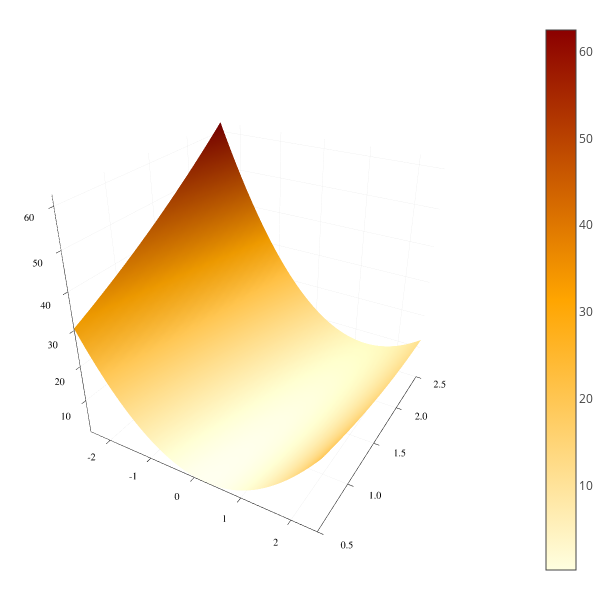

The notebook cell this image was saved under:
### Markdown cell above
Consider the bivariate function
$$
f(x, y) = 4x^2 - 4xy + 2y^2
$$

### Code cell
f1(x) = 4x[1]*(x[1]-x[2])+2*x[2]*x[2]

default(size=(600,600), fc=:heat)
x, y = -2.5:0.1:2.5, 0.5:0.1:2.5
z = Surface((x,y)->f1([x,y]), x, y)
surface(x,y,z)

### Figure 1 — Plotly figure (JSON) as saved in the notebook; plotly's stock layout.template omitted (floating-point values rounded to 4 significant figures; data arrays with more than 128 entries replaced by an {"elided": "..."} marker saying what was removed)
{"data": [{"colorbar": {"title": ""}, "colorscale": [[0, "rgba(255, 255, 224, 1.000)"], [0.5, "rgba(255, 165, 0, 1.000)"], [1, "rgba(139, 0, 0, 1.000)"]], "name": "y1", "opacity": null, "showlegend": false, "showscale": true, "type": "surface", "x": [-2.5, -2.4, -2.3, -2.2, -2.1, -2, -1.9, -1.8, -1.7, -1.6, -1.5, -1.4, -1.3, -1.2, -1.1, -1, -0.9, -0.8, -0.7, -0.6, -0.5, -0.4, -0.3, -0.2, -0.1, 0, 0.1, 0.2, 0.3, 0.4, 0.5, 0.6, 0.7, 0.8, 0.9, 1, 1.1, 1.2, 1.3, 1.4, 1.5, 1.6, 1.7, 1.8, 1.9, 2, 2.1, 2.2, 2.3, 2.4, 2.5], "xaxis": "x1", "y": [0.5, 0.6, 0.7, 0.8, 0.9, 1, 1.1, 1.2, 1.3, 1.4, 1.5, 1.6, 1.7, 1.8, 1.9, 2, 2.1, 2.2, 2.3, 2.4, 2.5], "yaxis": "y1", "z": {"elided": "21x51 float values"}, "zmax": 62.5, "zmin": 0.26}], "layout": {"annotations": [], "height": 600, "legend": {"bgcolor": "rgba(255, 255, 255, 1.000)", "bordercolor": "rgba(0, 0, 0, 1.000)", "font": {"color": "rgba(0, 0, 0, 1.000)", "family": "sans-serif", "size": 11}, "tracegroupgap": 0, "x": 1, "y": 1}, "margin": {"b": 20, "l": 0, "r": 0, "t": 20}, "paper_bgcolor": "rgba(255, 255, 255, 1.000)", "plot_bgcolor": "rgba(255, 255, 255, 1.000)", "scene": {"camera": {"eye": {"x": 1.126, "y": -1.95, "z": 1.3}}, "xaxis": {"anchor": "y1", "domain": [0.05101, 0.9934], "gridcolor": "rgba(0, 0, 0, 0.100)", "gridwidth": 0.5, "linecolor": "rgba(0, 0, 0, 1.000)", "mirror": false, "range": [-2.5, 2.5], "showgrid": true, "showline": true, "showticklabels": true, "tickangle": 0, "tickcolor": "rgb(0, 0, 0)", "tickfont": {"color": "rgba(0, 0, 0, 1.000)", "family": "sans-serif", "size": 11}, "tickmode": "array", "ticks": "inside", "ticktext": ["-2", "-1", "0", "1", "2"], "tickvals": [-2, -1, 0, 1, 2], "title": "", "titlefont": {"color": "rgba(0, 0, 0, 1.000)", "family": "sans-serif", "size": 15}, "type": "-", "visible": true, "zeroline": false, "zerolinecolor": "rgba(0, 0, 0, 1.000)"}, "yaxis": {"anchor": "x1", "domain": [0.02508, 0.9934], "gridcolor": "rgba(0, 0, 0, 0.100)", "gridwidth": 0.5, "linecolor": "rgba(0, 0, 0, 1.000)", "mirror": false, "range": [0.5, 2.5], "showgrid": true, "showline": true, "showticklabels": true, "tickangle": 0, "tickcolor": "rgb(0, 0, 0)", "tickfont": {"color": "rgba(0, 0, 0, 1.000)", "family": "sans-serif", "size": 11}, "tickmode": "array", "ticks": "inside", "ticktext": ["0.5", "1.0", "1.5", "2.0", "2.5"], "tickvals": [0.5, 1, 1.5, 2, 2.5], "title": "", "titlefont": {"color": "rgba(0, 0, 0, 1.000)", "family": "sans-serif", "size": 15}, "type": "-", "visible": true, "zeroline": false, "zerolinecolor": "rgba(0, 0, 0, 1.000)"}, "zaxis": {"gridcolor": "rgba(0, 0, 0, 0.100)", "gridwidth": 0.5, "linecolor": "rgba(0, 0, 0, 1.000)", "mirror": false, "range": [0.26, 62.5], "showgrid": true, "showline": true, "showticklabels": true, "tickangle": 0, "tickcolor": "rgb(0, 0, 0)", "tickfont": {"color": "rgba(0, 0, 0, 1.000)", "family": "sans-serif", "size": 11}, "tickmode": "array", "ticks": "inside", "ticktext": ["10", "20", "30", "40", "50", "60"], "tickvals": [10, 20, 30, 40, 50, 60], "title": "", "titlefont": {"color": "rgba(0, 0, 0, 1.000)", "family": "sans-serif", "size": 15}, "type": "-", "visible": true, "zeroline": false, "zerolinecolor": "rgba(0, 0, 0, 1.000)"}}, "showlegend": true, "width": 600}}
